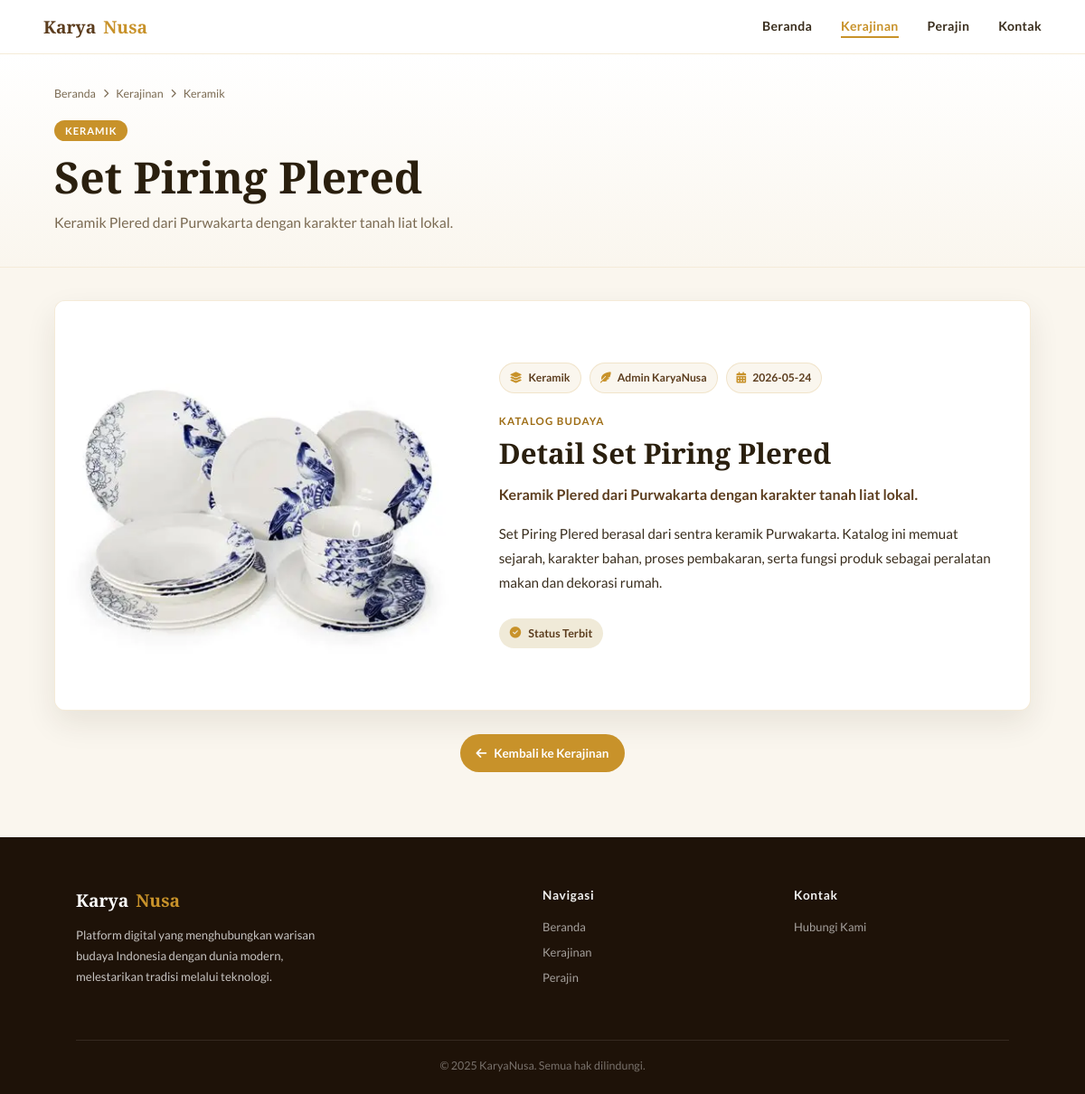
The app's page /katalog3.php with its own data.
### tables this page shows
CREATE TABLE IF NOT EXISTS katalog (
  id INT AUTO_INCREMENT PRIMARY KEY,
  judul VARCHAR(180) NOT NULL,
  kategori VARCHAR(80) NOT NULL,
  penulis VARCHAR(120) NOT NULL,
  tanggal DATE NOT NULL,
  ringkasan TEXT NOT NULL,
  penjelasan LONGTEXT,
  gambar LONGTEXT,
  halaman VARCHAR(80),
  status VARCHAR(40) NOT NULL DEFAULT 'Draft',
  created_at TIMESTAMP DEFAULT CURRENT_TIMESTAMP,
  updated_at TIMESTAMP DEFAULT CURRENT_TIMESTAMP ON UPDATE CURRENT_TIMESTAMP
);

### katalog3.php (called while the page is built, shortened)
<?php
require __DIR__ . '/includes/catalog-page.php';

### includes/db.php (called while the page is built, shortened)
<?php
function db(): PDO
{
    $dsn = 'mysql:host=' . DB_HOST . ';dbname=' . DB_NAME . ';charset=utf8mb4';
    $pdo = new PDO($dsn, DB_USER, DB_PASS, [
        PDO::ATTR_ERRMODE => PDO::ERRMODE_EXCEPTION,
        PDO::ATTR_DEFAULT_FETCH_MODE => PDO::FETCH_ASSOC,
        PDO::ATTR_EMULATE_PREPARES => false,
    ]);
    return $pdo;
}

### includes/catalog-page.php (the view, shortened to what this page needs)
<?php
require_once __DIR__ . '/db.php';
$catalogId = defined('CATALOG_ID') ? (int) CATALOG_ID : 1;
$catalog = $fallbackCatalogs[$catalogId] ?? $fallbackCatalogs[1];
try {
    $stmt = db()->prepare('SELECT * FROM katalog WHERE id = :id LIMIT 1');
    $stmt->execute(['id' => $catalogId]);
    $row = $stmt->fetch();
    if ($row) {
        $catalog = array_merge($catalog, array_filter($row, static fn ($value) => $value !== null && $value !== ''));
    }
} catch (Throwable $error) {
}
function h(?string $value): string
{
    $text = str_replace(['Pengrajin', 'pengrajin'], ['Perajin', 'perajin'], (string) $value);
    return htmlspecialchars($text, ENT_QUOTES, 'UTF-8');
}
$paragraphs = preg_split('/\R{2,}/', trim((string) ($catalog['penjelasan'] ?? ''))) ?: [];
    ?>
<!DOCTYPE html>
<html lang="id">
<head>
  <link rel="stylesheet" href="https://cdnjs.cloudflare.com/ajax/libs/font-awesome/6.5.0/css/all.min.css"/>
  <link rel="stylesheet" href="katalog.css?v=20260530-3" />
  <link rel="stylesheet" href="footer-consistent.css?v=20260530-3" />
</head>
<body>
<nav id="navbar">
  <a href="index.php" class="nav-brand">Karya<span>Nusa</span></a>
  <ul class="nav-links">
    <li><a href="index.php">Beranda</a></li>
    <li><a href="kerajinan.php" class="active">Kerajinan</a></li>
    <li><a href="pengrajin.php">Perajin</a></li>
    <li><a href="kontak.php">Kontak</a></li>
  </ul>
</nav>
<section class="catalog-heading">
  <div class="catalog-wrap">
    <div class="breadcrumb">
      <a href="index.php">Beranda</a>
      <i class="fas fa-chevron-right"></i>
      <a href="kerajinan.php">Kerajinan</a>
      <i class="fas fa-chevron-right"></i>
      <span><?= h($catalog['kategori']) ?></span>
    </div>
    <span class="catalog-badge"><?= h($catalog['kategori']) ?></span>
    <h1><?= h($catalog['judul']) ?></h1>
    <p><?= h($catalog['ringkasan']) ?></p>
  </div>
</section>
<main class="catalog-wrap catalog-main">
  <section class="catalog-card">
    <div class="catalog-photo">
      <img src="<?= h($catalog['gambar'] ?? 'asset/anyaman.webp') ?>" alt="<?= h($catalog['judul']) ?>" />
    </div>
    <article class="catalog-content">
      <div class="catalog-meta">
        <span><i class="fas fa-layer-group"></i> <?= h($catalog['kategori']) ?></span>
        <span><i class="fas fa-feather-pointed"></i> <?= h($catalog['penulis'] ?? 'Admin KaryaNusa') ?></span>
        <span><i class="fas fa-calendar-days"></i> <?= h($catalog['tanggal'] ?? '2026-05-24') ?></span>
      </div>
      <span class="section-kicker">Katalog Budaya</span>
      <h2>Detail <?= h($catalog['judul']) ?></h2>
      <p class="lead"><?= h($catalog['ringkasan']) ?></p>
      <?php foreach (array_slice($paragraphs, 0, 1) as $paragraph): ?>
        <p><?= nl2br(h($paragraph)) ?></p>
      <?php endforeach; ?>
      <div class="catalog-status">
        <i class="fas fa-check-circle"></i>
        <span>Status <?= h($catalog['status'] ?? 'Terbit') ?></span>
      </div>
    </article>
  </section>
  <div class="back-link">
    <a href="kerajinan.php"><i class="fas fa-arrow-left"></i> Kembali ke Kerajinan</a>
  </div>
</main>
<footer>
  <div class="container">
    <div class="footer-inner">
      <div class="footer-brand">
        <a href="index.php" class="nav-logo" style="color:#fff;">Karya<span>Nusa</span></a>
        <p>Platform digital yang menghubungkan warisan budaya Indonesia dengan dunia modern, melestarikan tradisi melalui teknologi.</p>
      </div>
      <div class="footer-col">
        <h5>Navigasi</h5>
        <ul><li><a href="index.php">Beranda</a></li><li><a href="kerajinan.php">Kerajinan</a></li><li><a href="pengrajin.php">Perajin</a></li></ul>
      </div>
      <div class="footer-col">
        <h5>Kontak</h5>
        <ul><li><a href="kontak.php">Hubungi Kami</a></li></ul>
      </div>
    </div>
    <div class="footer-bottom">&copy; 2025 KaryaNusa. Semua hak dilindungi.</div>
  </div>
</footer>
</body>
</html>

### footer-consistent.css (style rules this page uses)
body footer { background: #1E1208 !important; color: rgba(255,255,255,0.75) !important; padding: 56px 0 24px !important; }
body footer .container { max-width: 1080px !important; margin: 0 auto !important; padding: 0 24px !important; }
body footer .footer-inner { display: grid !important; grid-template-columns: 2fr 1fr 1fr !important; gap: 40px !important; margin-bottom: 40px !important; }
body footer .footer-brand .nav-logo { display: inline-flex !important; align-items: center !important; gap: 8px !important; margin-bottom: 14px !important; padding: 0 !important; border: 0 !important; color: #fff !important; font-family: 'Playfair Display', serif !important; font-size: 1.2rem !important; font-weight: 700 !important; text-decoration: none !important; }
body footer .footer-brand .nav-logo span { color: #C8922A !important; }
body footer .footer-brand p { max-width: 280px !important; margin: 0 0 18px !important; color: rgba(255,255,255,0.75) !important; font-size: 0.82rem !important; line-height: 1.75 !important; }
body footer .footer-col h5 { margin: 0 0 16px !important; color: rgba(255,255,255,0.95) !important; font-size: 0.85rem !important; font-weight: 700 !important; letter-spacing: 0.05em !important; text-transform: none !important; }
body footer .footer-col ul { display: flex !important; flex-direction: column !important; gap: 9px !important; margin: 0 !important; padding: 0 !important; list-style: none !important; }
body footer .footer-col ul li { margin: 0 !important; padding: 0 !important; }
body footer .footer-col ul li a { color: rgba(255,255,255,0.6) !important; font-size: 0.81rem !important; font-weight: 400 !important; text-decoration: none !important; }
body footer .footer-bottom { margin: 0 !important; padding-top: 20px !important; border-top: 1px solid rgba(255,255,255,0.10) !important; color: rgba(255,255,255,0.40) !important; font-size: 0.78rem !important; letter-spacing: 0 !important; text-align: center !important; }

### records on screen
katalog: kategori "Keramik", kategori "KERAMIK", judul "Set Piring Plered", ringkasan "Keramik Plered dari Purwakarta dengan karakter tanah liat lokal.", gambar (picture), penulis "Admin KaryaNusa", tanggal "2026-05-24", penjelasan "Set Piring Plered berasal dari sentra keramik Purwakarta. Katalog ini memuat sejarah, karakter bahan, proses pembakaran, serta fungsi produk sebagai peralatan makan dan dekorasi rumah.", status "Terbit"
